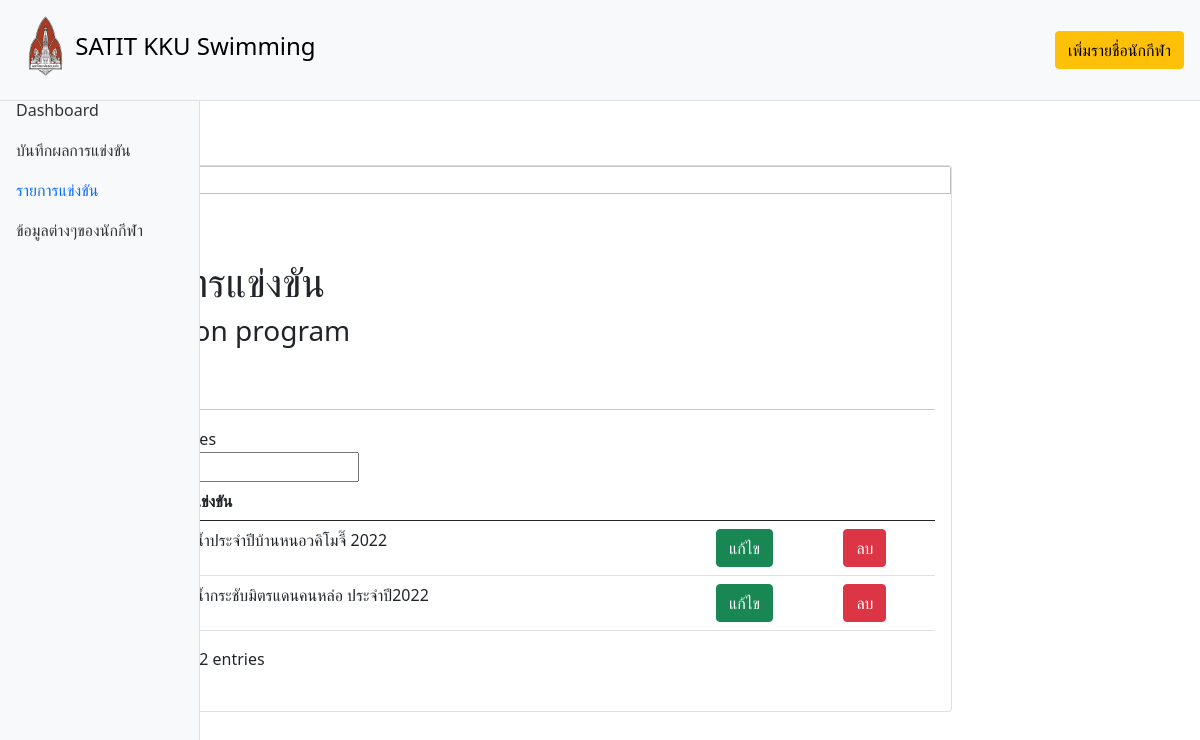
/V.0.0.2/listprogram.php, run on the app's committed database.
### tables this page shows
CREATE TABLE `listprogram` (
  `id` int(11) NOT NULL,
  `list` varchar(90) NOT NULL,
  `age` varchar(10) NOT NULL,
  `sex` varchar(10) NOT NULL,
  `dateprogram` date DEFAULT NULL
);

### V.0.0.2/function.php (called while the page is built, shortened)
<?php
class DB_con
{
    function __construct()
    {
        $conn = mysqli_connect(DB_SERVER, DB_USER, DB_PASS, DB_NAME);
        $this->dbcon = $conn;
    }
    public function fetchdata1()
    {
        $result = mysqli_query($this->dbcon, "SELECT * FROM listprogram");
        return $result;
    }
}

### V.0.0.2/listprogram.php (the view, shortened to what this page needs)
<?php
include_once('function.php');
?>
<!DOCTYPE html>
<html lang="en">
</html>
<head>
    <link rel="stylesheet" href="https://stackpath.bootstrapcdn.com/bootstrap/5.0.0-alpha1/css/bootstrap.min.css">
    <link rel="stylesheet" href="https://cdnjs.cloudflare.com/ajax/libs/font-awesome/6.1.1/css/all.min.css">
    <link rel="stylesheet" href="https://code.jquery.com/ui/1.12.1/themes/base/jquery-ui.css">
    <link rel="stylesheet" href="https://cdn.datatables.net/1.11.5/css/dataTables.jqueryui.min.css">
</head>
<body>
    <nav class="navbar navbar-light bg-light p-3">
        <div class="d-flex col-12 col-md-3 col-lg-2 mb-2 mb-lg-0 flex-wrap flex-md-nowrap justify-content-between">
            <img src="image/1 KKU new.png" alt="" width="60" height="60" class="d-inline-block align-text-center">
            <a class="navbar-brand py-3 " href="index.php">
                <font color="black">
                    <h4>SATIT KKU Swimming</h4>
                </font>
            </a>
        </div>
        <div>
            <a href="newuser.php" class="btn btn-block btn-warning">เพิ่มรายชื่อนักกีฬา</a>
        </div>
    </nav>
    <div class="container-fluid">
        <div class="row">
            <nav id="sidebar" class="col-md-3 col-lg-2 my-0 d-md-block bg-light sidebar collapse ">
                <div class="position-sticky">
                    <ul class="nav flex-column">
                        <li class="nav-item">
                            <a class="nav-link" href="index.php">
                                <span class="ml-2">Dashboard</span>
                            </a>
                        </li>
                        <li class="nav-item">
                            <a class="nav-link " href="record.php">
                                <span class="ml-2">บันทึกผลการแข่งขัน</span>
                            </a>
                        </li>
                        <li class="nav-item">
                            <a class="nav-link active" href="listprogram.php">
                                <span class="ml-2">รายการแข่งขัน</span>
                            </a>
                        </li>
                        <li class="nav-item">
                            <a class="nav-link" href="newuser.php">
                                <span class="ml-2">ข้อมูลต่างๆของนักกีฬา</span>
                            </a>
                        </li>
                    </ul>
                </div>
            </nav>
            <main class="col-md-9 ml-sm-auto col-lg-10 px-md-4 py-4">
                <nav aria-label="breadcrumb">
                    <ol class="breadcrumb">
                        <li class="breadcrumb-item"><a href="listprogram.php">รายการการแข่งขัน</a></li>
                    </ol>
                </nav>
                <div class="container">
                    <div class="card mb-3">
                        <img src="image/2.png" class="card-img-top" alt="...">
                        <div class="card-body">
                            <h1 class="mt-5">รายการการแข่งขัน</h1>
                            <h3 class="mt-2">Competition program</h3>
                            <button type="button" class="btn btn-success" data-toggle="modal" data-target="#exampleModal">
                            </button>
                            <hr>
                            <table id="example" class="table table table-hover">
                                <thead>
                                    <th>ลำดับ</th>
                                    <th>รายการแข่งขัน</th>
                                    <th></th>
                                    <th></th>
                                </thead>
                                <tbody>
                                    <?php
                                    include_once('function.php');
                                    $fetchdata = new DB_con();
                                    $sql = $fetchdata->fetchdata1();
                                    while ($row = mysqli_fetch_array($sql)) {
                                    ?>
                                        <tr>
                                            <td><?php echo $row['id']; ?></td>
                                            <td><?php echo $row['list']; ?></td>
                                            <td><button type="button" class="btn btn-success" data-toggle="modal" data-target="#exampleEdit<?php echo $row['id']; ?>">
                                                    แก้ไข
                                                </button>
                                            </td>
                                            <td><a href="listprogram.php?del=<?php echo $row['id']; ?>" class="btn btn-danger" onclick="Del(this.href);return false;">ลบ</a>
                                            </td>
                                        </tr>
                                    <?php } ?>
                                </tbody>
                            </table>
                        </div>
                    </div>
                </div>
</body>
</html>

### V.0.0.2/listprogram.php (style rules this page uses)
.sidebar { position: fixed; top: 0; bottom: 0; left: 0; z-index: 100; padding: 90px 0 0; box-shadow: inset -1px 0 0 rgba(0, 0, 0, .1); z-index: 99; }
.navbar { box-shadow: inset 0 -1px 0 rgba(0, 0, 0, .1); }
@media (min-width: 767.98px) { .navbar { top: 0; position: sticky; z-index: 999; } }
.sidebar .nav-link { color: #333; }
.sidebar .nav-link.active { color: #0d6efd; }

### data on the page
listprogram: list "แข่งว่ายน้ำประจำปีบ้านหนอวคิโมจี๊ 2022"
listprogram: list "แข่งว่ายน้ำกระชับมิตรแดนคนหล่อ ประจำปี2022"
